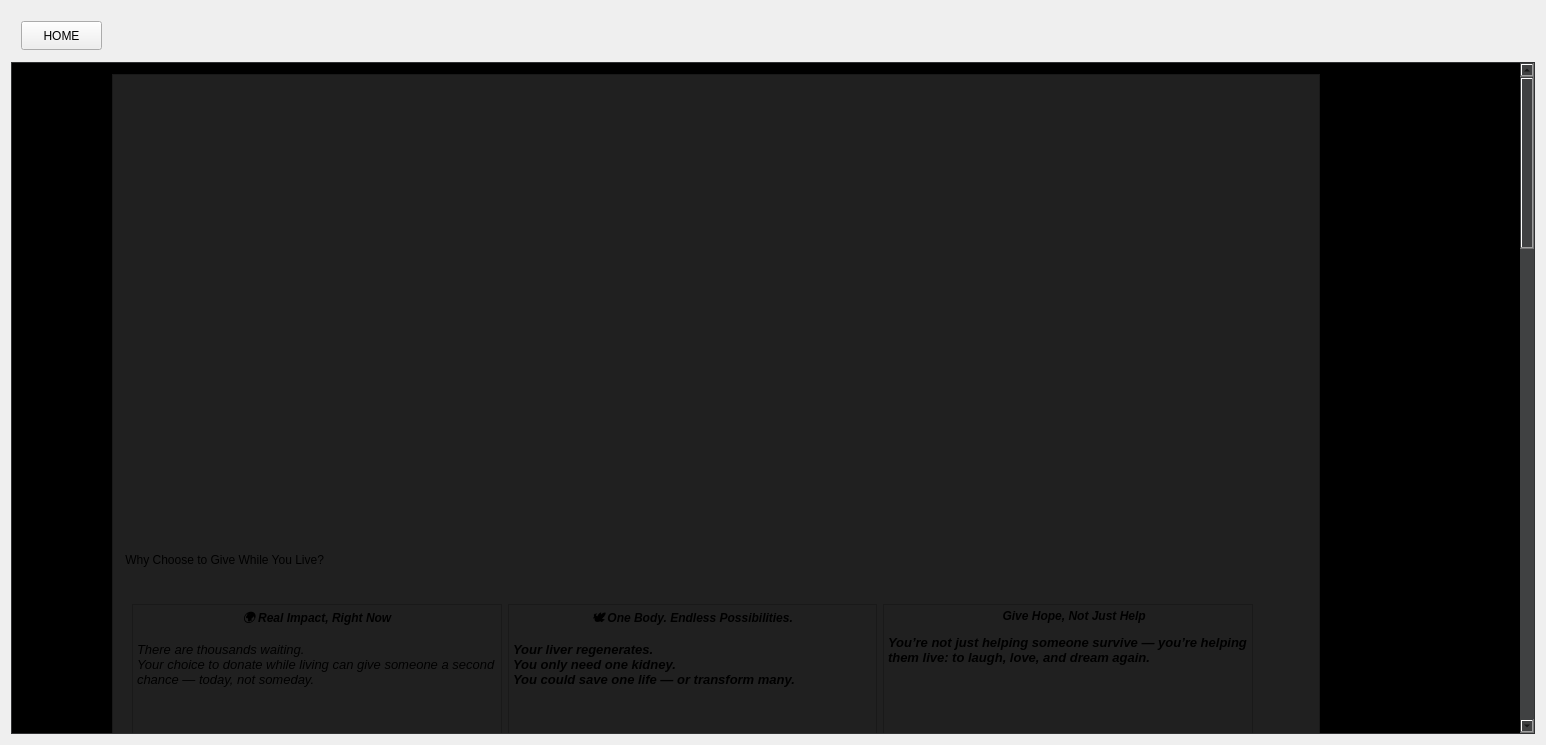
<?xml version="1.0" encoding="UTF-8"?>
<ui version="4.0">
 <class>Donor_page</class>
 <widget class="QWidget" name="Donor_page">
  <property name="geometry">
   <rect>
    <x>0</x>
    <y>0</y>
    <width>1546</width>
    <height>745</height>
   </rect>
  </property>
  <property name="windowTitle">
   <string>Form</string>
  </property>
  <property name="layoutDirection">
   <enum>Qt::LayoutDirection::LeftToRight</enum>
  </property>
  <property name="styleSheet">
   <string notr="true"/>
  </property>
  <layout class="QVBoxLayout" name="verticalLayout_3">
   <item>
    <layout class="QVBoxLayout" name="verticalLayout" stretch="1,15">
     <item>
      <layout class="QHBoxLayout" name="horizontalLayout_3">
       <item>
        <widget class="QWidget" name="widget" native="true">
         <widget class="QPushButton" name="backmain">
          <property name="geometry">
           <rect>
            <x>10</x>
            <y>10</y>
            <width>81</width>
            <height>29</height>
           </rect>
          </property>
          <property name="text">
           <string>HOME</string>
          </property>
         </widget>
        </widget>
       </item>
      </layout>
     </item>
     <item>
      <layout class="QVBoxLayout" name="verticalLayout_2">
       <item>
        <widget class="QScrollArea" name="scrollArea">
         <property name="sizePolicy">
          <sizepolicy hsizetype="Preferred" vsizetype="Expanding">
           <horstretch>0</horstretch>
           <verstretch>0</verstretch>
          </sizepolicy>
         </property>
         <property name="styleSheet">
          <string notr="true">background-color: rgb(64, 65, 66);</string>
         </property>
         <property name="widgetResizable">
          <bool>true</bool>
         </property>
         <property name="alignment">
          <set>Qt::AlignmentFlag::AlignCenter</set>
         </property>
         <widget class="QWidget" name="scrollAreaWidgetContents">
          <property name="geometry">
           <rect>
            <x>0</x>
            <y>0</y>
            <width>1501</width>
            <height>2500</height>
           </rect>
          </property>
          <property name="sizePolicy">
           <sizepolicy hsizetype="Preferred" vsizetype="Preferred">
            <horstretch>12</horstretch>
            <verstretch>17</verstretch>
           </sizepolicy>
          </property>
          <property name="minimumSize">
           <size>
            <width>396</width>
            <height>2500</height>
           </size>
          </property>
          <property name="maximumSize">
           <size>
            <width>16777213</width>
            <height>16777214</height>
           </size>
          </property>
          <property name="focusPolicy">
           <enum>Qt::FocusPolicy::WheelFocus</enum>
          </property>
          <property name="toolTipDuration">
           <number>0</number>
          </property>
          <property name="styleSheet">
           <string notr="true">background-color: rgb(0, 0, 0);</string>
          </property>
          <layout class="QVBoxLayout" name="verticalLayout_4">
           <property name="leftMargin">
            <number>100</number>
           </property>
           <property name="topMargin">
            <number>11</number>
           </property>
           <property name="rightMargin">
            <number>200</number>
           </property>
           <item>
            <widget class="QFrame" name="frame">
             <property name="styleSheet">
              <string notr="true">
background-color: rgb(32, 32, 32);</string>
             </property>
             <property name="frameShape">
              <enum>QFrame::Shape::StyledPanel</enum>
             </property>
             <property name="frameShadow">
              <enum>QFrame::Shadow::Raised</enum>
             </property>
             <widget class="QLabel" name="label">
              <property name="geometry">
               <rect>
                <x>10</x>
                <y>470</y>
                <width>841</width>
                <height>31</height>
               </rect>
              </property>
              <property name="text">
               <string> Why Choose to Give While You Live?</string>
              </property>
             </widget>
             <widget class="QWidget" name="horizontalLayoutWidget">
              <property name="geometry">
               <rect>
                <x>20</x>
                <y>530</y>
                <width>1121</width>
                <height>181</height>
               </rect>
              </property>
              <layout class="QHBoxLayout" name="horizontalLayout">
               <item>
                <widget class="QTextBrowser" name="textBrowser_3">
                 <property name="html">
                  <string>&lt;!DOCTYPE HTML PUBLIC &quot;-//W3C//DTD HTML 4.0//EN&quot; &quot;http://www.w3.org/TR/REC-html40/strict.dtd&quot;&gt;
&lt;html&gt;&lt;head&gt;&lt;meta name=&quot;qrichtext&quot; content=&quot;1&quot; /&gt;&lt;meta charset=&quot;utf-8&quot; /&gt;&lt;style type=&quot;text/css&quot;&gt;
p, li { white-space: pre-wrap; }
hr { height: 1px; border-width: 0; }
li.unchecked::marker { content: &quot;\2610&quot;; }
li.checked::marker { content: &quot;\2612&quot;; }
&lt;/style&gt;&lt;/head&gt;&lt;body style=&quot; font-family:'Segoe UI'; font-size:9pt; font-weight:400; font-style:normal;&quot;&gt;
&lt;h4 align=&quot;center&quot; style=&quot; margin-top:12px; margin-bottom:12px; margin-left:0px; margin-right:0px; -qt-block-indent:0; text-indent:0px;&quot;&gt;&lt;span style=&quot; font-size:10pt; font-weight:700; font-style:italic;&quot;&gt;🌍 Real Impact, Right Now&lt;/span&gt;&lt;/h4&gt;
&lt;p style=&quot; margin-top:12px; margin-bottom:12px; margin-left:0px; margin-right:0px; -qt-block-indent:0; text-indent:0px;&quot;&gt;&lt;span style=&quot; font-size:10pt; font-style:italic;&quot;&gt;There are thousands waiting.&lt;br /&gt;Your choice to donate while living can give someone a second chance — today, not someday.&lt;/span&gt;&lt;/p&gt;&lt;/body&gt;&lt;/html&gt;</string>
                 </property>
                </widget>
               </item>
               <item>
                <widget class="QTextBrowser" name="textBrowser_2">
                 <property name="html">
                  <string>&lt;!DOCTYPE HTML PUBLIC &quot;-//W3C//DTD HTML 4.0//EN&quot; &quot;http://www.w3.org/TR/REC-html40/strict.dtd&quot;&gt;
&lt;html&gt;&lt;head&gt;&lt;meta name=&quot;qrichtext&quot; content=&quot;1&quot; /&gt;&lt;meta charset=&quot;utf-8&quot; /&gt;&lt;style type=&quot;text/css&quot;&gt;
p, li { white-space: pre-wrap; }
hr { height: 1px; border-width: 0; }
li.unchecked::marker { content: &quot;\2610&quot;; }
li.checked::marker { content: &quot;\2612&quot;; }
&lt;/style&gt;&lt;/head&gt;&lt;body style=&quot; font-family:'Segoe UI'; font-size:9pt; font-weight:400; font-style:normal;&quot;&gt;
&lt;h4 align=&quot;center&quot; style=&quot; margin-top:12px; margin-bottom:12px; margin-left:0px; margin-right:0px; -qt-block-indent:0; text-indent:0px;&quot;&gt;&lt;span style=&quot; font-size:10pt; font-weight:700; font-style:italic;&quot;&gt;🕊️ One Body. Endless Possibilities.&lt;/span&gt;&lt;/h4&gt;
&lt;p style=&quot; margin-top:12px; margin-bottom:12px; margin-left:0px; margin-right:0px; -qt-block-indent:0; text-indent:0px;&quot;&gt;&lt;span style=&quot; font-size:10pt; font-weight:700; font-style:italic;&quot;&gt;Your liver regenerates.&lt;br /&gt;You only need one kidney.&lt;br /&gt;You could save one life — or transform many.&lt;/span&gt;&lt;/p&gt;&lt;/body&gt;&lt;/html&gt;</string>
                 </property>
                </widget>
               </item>
               <item>
                <widget class="QTextBrowser" name="textBrowser">
                 <property name="html">
                  <string>&lt;!DOCTYPE HTML PUBLIC &quot;-//W3C//DTD HTML 4.0//EN&quot; &quot;http://www.w3.org/TR/REC-html40/strict.dtd&quot;&gt;
&lt;html&gt;&lt;head&gt;&lt;meta name=&quot;qrichtext&quot; content=&quot;1&quot; /&gt;&lt;meta charset=&quot;utf-8&quot; /&gt;&lt;style type=&quot;text/css&quot;&gt;
p, li { white-space: pre-wrap; }
hr { height: 1px; border-width: 0; }
li.unchecked::marker { content: &quot;\2610&quot;; }
li.checked::marker { content: &quot;\2612&quot;; }
&lt;/style&gt;&lt;/head&gt;&lt;body style=&quot; font-family:'Segoe UI'; font-size:9pt; font-weight:400; font-style:normal;&quot;&gt;
&lt;h4 align=&quot;center&quot; style=&quot; margin-top:12px; margin-bottom:12px; margin-left:0px; margin-right:0px; -qt-block-indent:0; text-indent:0px;&quot;&gt;&lt;span style=&quot; font-size:10pt; font-weight:700; font-style:italic;&quot;&gt;🤝 Give Hope, Not Just Help&lt;/span&gt;&lt;/h4&gt;
&lt;p style=&quot; margin-top:12px; margin-bottom:12px; margin-left:0px; margin-right:0px; -qt-block-indent:0; text-indent:0px;&quot;&gt;&lt;span style=&quot; font-size:10pt; font-weight:700; font-style:italic;&quot;&gt;You’re not just helping someone survive — you’re helping them live: to laugh, love, and dream again.&lt;/span&gt;&lt;/p&gt;&lt;/body&gt;&lt;/html&gt;</string>
                 </property>
                </widget>
               </item>
              </layout>
             </widget>
             <widget class="QLabel" name="label_2">
              <property name="geometry">
               <rect>
                <x>10</x>
                <y>800</y>
                <width>831</width>
                <height>31</height>
               </rect>
              </property>
              <property name="text">
               <string>What Can You Donate?</string>
              </property>
             </widget>
             <widget class="QWidget" name="horizontalLayoutWidget_2">
              <property name="geometry">
               <rect>
                <x>0</x>
                <y>1490</y>
                <width>1041</width>
                <height>241</height>
               </rect>
              </property>
              <layout class="QHBoxLayout" name="horizontalLayout_2">
               <property name="spacing">
                <number>10</number>
               </property>
               <item>
                <widget class="QLabel" name="label_9">
                 <property name="styleSheet">
                  <string notr="true"/>
                 </property>
                 <property name="text">
                  <string>&lt;html&gt;&lt;head/&gt;&lt;body&gt;&lt;p align=&quot;center&quot;&gt;&lt;span style=&quot; font-weight:700; font-style:italic;&quot;&gt;📝&lt;/span&gt;&lt;span style=&quot; font-size:10pt; font-weight:700; font-style:italic; text-decoration: underline;&quot;&gt; Register&lt;/span&gt;&lt;/p&gt;&lt;p align=&quot;center&quot;&gt;&lt;span style=&quot; font-weight:700; font-style:italic;&quot;&gt;Take the first bold step.&lt;/span&gt;&lt;/p&gt;&lt;p align=&quot;center&quot;&gt;&lt;span style=&quot; font-weight:700; font-style:italic;&quot;&gt;Fill out a short form — it’s quick, it’s simple, &lt;/span&gt;&lt;/p&gt;&lt;p align=&quot;center&quot;&gt;&lt;span style=&quot; font-weight:700; font-style:italic;&quot;&gt;and it says: &amp;quot;I care.&amp;quot;&lt;/span&gt;&lt;/p&gt;&lt;/body&gt;&lt;/html&gt;</string>
                 </property>
                </widget>
               </item>
               <item>
                <widget class="QLabel" name="label_10">
                 <property name="styleSheet">
                  <string notr="true">border-color: rgb(255, 255, 255);</string>
                 </property>
                 <property name="text">
                  <string>&lt;html&gt;&lt;head/&gt;&lt;body&gt;&lt;p align=&quot;center&quot;&gt;&lt;span style=&quot; font-weight:700; font-style:italic;&quot;&gt;🩺 Get the Green Light&lt;/span&gt;&lt;/p&gt;&lt;p align=&quot;center&quot;&gt;&lt;br/&gt;&lt;span style=&quot; font-weight:700; font-style:italic;&quot;&gt;You’ll meet our caring medical team for a&lt;/span&gt;&lt;/p&gt;&lt;p align=&quot;center&quot;&gt;&lt;span style=&quot; font-weight:700; font-style:italic;&quot;&gt; full-body checkup.&lt;/span&gt;&lt;/p&gt;&lt;p align=&quot;center&quot;&gt;&lt;span style=&quot; font-weight:700; font-style:italic;&quot;&gt;We make sure your health is top-notch &lt;/span&gt;&lt;/p&gt;&lt;p align=&quot;center&quot;&gt;&lt;span style=&quot; font-weight:700; font-style:italic;&quot;&gt;before moving forward&lt;/span&gt;.&lt;/p&gt;&lt;/body&gt;&lt;/html&gt;</string>
                 </property>
                </widget>
               </item>
               <item>
                <widget class="QLabel" name="label_11">
                 <property name="styleSheet">
                  <string notr="true">border-color: rgb(255, 255, 255);</string>
                 </property>
                 <property name="text">
                  <string>&lt;html&gt;&lt;head/&gt;&lt;body&gt;&lt;p align=&quot;center&quot;&gt;&lt;span style=&quot; font-weight:700; font-style:italic;&quot;&gt;🏥 Do Something Epic&lt;/span&gt;&lt;/p&gt;&lt;p align=&quot;center&quot;&gt;&lt;span style=&quot; font-size:8pt; font-weight:700; font-style:italic;&quot;&gt;On donation day, you're surrounded by&lt;/span&gt;&lt;/p&gt;&lt;p align=&quot;center&quot;&gt;&lt;span style=&quot; font-size:8pt; font-weight:700; font-style:italic;&quot;&gt;professionals.Afterward, you'll heal up fast &lt;/span&gt;&lt;/p&gt;&lt;p align=&quot;center&quot;&gt;&lt;span style=&quot; font-size:8pt; font-weight:700; font-style:italic;&quot;&gt;and walk away knowing you just &lt;/span&gt;&lt;/p&gt;&lt;p align=&quot;center&quot;&gt;&lt;span style=&quot; font-size:8pt; font-weight:700; font-style:italic;&quot;&gt;changed someone’s life forever.&lt;/span&gt;&lt;/p&gt;&lt;/body&gt;&lt;/html&gt;</string>
                 </property>
                </widget>
               </item>
              </layout>
             </widget>
             <widget class="QLabel" name="label_3">
              <property name="geometry">
               <rect>
                <x>20</x>
                <y>1400</y>
                <width>861</width>
                <height>41</height>
               </rect>
              </property>
              <property name="text">
               <string>How It Works in 3 Simple Steps</string>
              </property>
             </widget>
             <widget class="QPushButton" name="registerdo">
              <property name="geometry">
               <rect>
                <x>30</x>
                <y>2190</y>
                <width>161</width>
                <height>31</height>
               </rect>
              </property>
              <property name="text">
               <string>REGISTER NOW</string>
              </property>
             </widget>
             <widget class="QLabel" name="label_5">
              <property name="geometry">
               <rect>
                <x>20</x>
                <y>730</y>
                <width>881</width>
                <height>41</height>
               </rect>
              </property>
              <property name="text">
               <string>&lt;html&gt;&lt;head/&gt;&lt;body&gt;&lt;p&gt;&lt;span style=&quot; font-size:10pt; font-weight:700; font-style:italic;&quot;&gt;✨ &amp;quot;The moment I said yes, I became someone’s reason to live.&amp;quot; — A Living Donor&lt;/span&gt;&lt;/p&gt;&lt;/body&gt;&lt;/html&gt;</string>
              </property>
             </widget>
             <widget class="QLabel" name="statuslogin">
              <property name="geometry">
               <rect>
                <x>90</x>
                <y>1450</y>
                <width>191</width>
                <height>31</height>
               </rect>
              </property>
              <property name="text">
               <string> ➤     Step 1: Register</string>
              </property>
             </widget>
             <widget class="QLabel" name="statuscheck">
              <property name="geometry">
               <rect>
                <x>410</x>
                <y>1440</y>
                <width>231</width>
                <height>41</height>
               </rect>
              </property>
              <property name="styleSheet">
               <string notr="true">
color: rgb(0, 0, 0);</string>
              </property>
              <property name="text">
               <string>    ○    Step 2: Health Check</string>
              </property>
             </widget>
             <widget class="QLabel" name="label_8">
              <property name="geometry">
               <rect>
                <x>700</x>
                <y>1450</y>
                <width>251</width>
                <height>21</height>
               </rect>
              </property>
              <property name="styleSheet">
               <string notr="true">color: rgb(0, 0, 0);</string>
              </property>
              <property name="text">
               <string>                ○ Step 3: Confirmation</string>
              </property>
             </widget>
             <widget class="QLabel" name="label_4">
              <property name="geometry">
               <rect>
                <x>30</x>
                <y>1750</y>
                <width>501</width>
                <height>41</height>
               </rect>
              </property>
              <property name="text">
               <string>&lt;html&gt;&lt;head/&gt;&lt;body&gt;&lt;p&gt;&lt;span style=&quot; font-size:11pt; font-weight:700; font-style:italic;&quot;&gt;Preliminary Health Screening Checklist:&lt;/span&gt;&lt;/p&gt;&lt;/body&gt;&lt;/html&gt;</string>
              </property>
             </widget>
             <widget class="QPushButton" name="healthcb">
              <property name="geometry">
               <rect>
                <x>30</x>
                <y>2230</y>
                <width>211</width>
                <height>31</height>
               </rect>
              </property>
              <property name="text">
               <string>🩺  Health Check info</string>
              </property>
             </widget>
             <widget class="QWidget" name="gridLayoutWidget">
              <property name="geometry">
               <rect>
                <x>10</x>
                <y>1810</y>
                <width>1131</width>
                <height>371</height>
               </rect>
              </property>
              <layout class="QGridLayout" name="gridLayout">
               <item row="1" column="0">
                <widget class="QCheckBox" name="cbmi">
                 <property name="text">
                  <string>No Chronic Illness (Diabetes, Hypertension, etc.)</string>
                 </property>
                </widget>
               </item>
               <item row="3" column="0">
                <widget class="QCheckBox" name="checkill">
                 <property name="styleSheet">
                  <string notr="true">selection-background-color: rgb(46, 47, 48);</string>
                 </property>
                 <property name="text">
                  <string>I do not suffer from any terminal illness.</string>
                 </property>
                </widget>
               </item>
               <item row="2" column="0">
                <widget class="QCheckBox" name="cweight">
                 <property name="styleSheet">
                  <string notr="true"/>
                 </property>
                 <property name="text">
                  <string>BMI Within Acceptable Range</string>
                 </property>
                </widget>
               </item>
               <item row="0" column="0">
                <widget class="QCheckBox" name="checkmedi">
                 <property name="styleSheet">
                  <string notr="true">selection-background-color: rgb(46, 47, 48);</string>
                 </property>
                 <property name="text">
                  <string>I am above 18 years of age.</string>
                 </property>
                </widget>
               </item>
               <item row="1" column="1">
                <widget class="QCheckBox" name="checkver">
                 <property name="styleSheet">
                  <string notr="true">selection-background-color: rgb(46, 47, 48);
border-color: rgb(255, 0, 0);
gridline-color: rgb(255, 255, 255);</string>
                 </property>
                 <property name="text">
                  <string>I am willing to undergo a detailed health examination.</string>
                 </property>
                </widget>
               </item>
               <item row="2" column="1">
                <widget class="QCheckBox" name="checkgenetic">
                 <property name="styleSheet">
                  <string notr="true">selection-background-color: rgb(46, 47, 48);</string>
                 </property>
                 <property name="text">
                  <string>I am mentally and physically fit to proceed with organ donation.</string>
                 </property>
                </widget>
               </item>
               <item row="0" column="1">
                <widget class="QCheckBox" name="checksur">
                 <property name="text">
                  <string>No Recent Major Surgeries or Transfusions</string>
                 </property>
                </widget>
               </item>
               <item row="3" column="1" alignment="Qt::AlignmentFlag::AlignLeft|Qt::AlignmentFlag::AlignVCenter">
                <widget class="QCheckBox" name="checkinfi">
                 <property name="styleSheet">
                  <string notr="true"/>
                 </property>
                 <property name="text">
                  <string>I am willing to undergo a detailed health examination.</string>
                 </property>
                </widget>
               </item>
              </layout>
             </widget>
             <widget class="QWidget" name="verticalLayoutWidget">
              <property name="geometry">
               <rect>
                <x>360</x>
                <y>870</y>
                <width>521</width>
                <height>501</height>
               </rect>
              </property>
              <layout class="QVBoxLayout" name="bodylay"/>
             </widget>
             <widget class="QWidget" name="verticalLayoutWidget_2">
              <property name="geometry">
               <rect>
                <x>20</x>
                <y>20</y>
                <width>1161</width>
                <height>431</height>
               </rect>
              </property>
              <layout class="QVBoxLayout" name="herol"/>
             </widget>
            </widget>
           </item>
          </layout>
         </widget>
        </widget>
       </item>
      </layout>
     </item>
    </layout>
   </item>
  </layout>
 </widget>
 <resources/>
 <connections/>
</ui>
